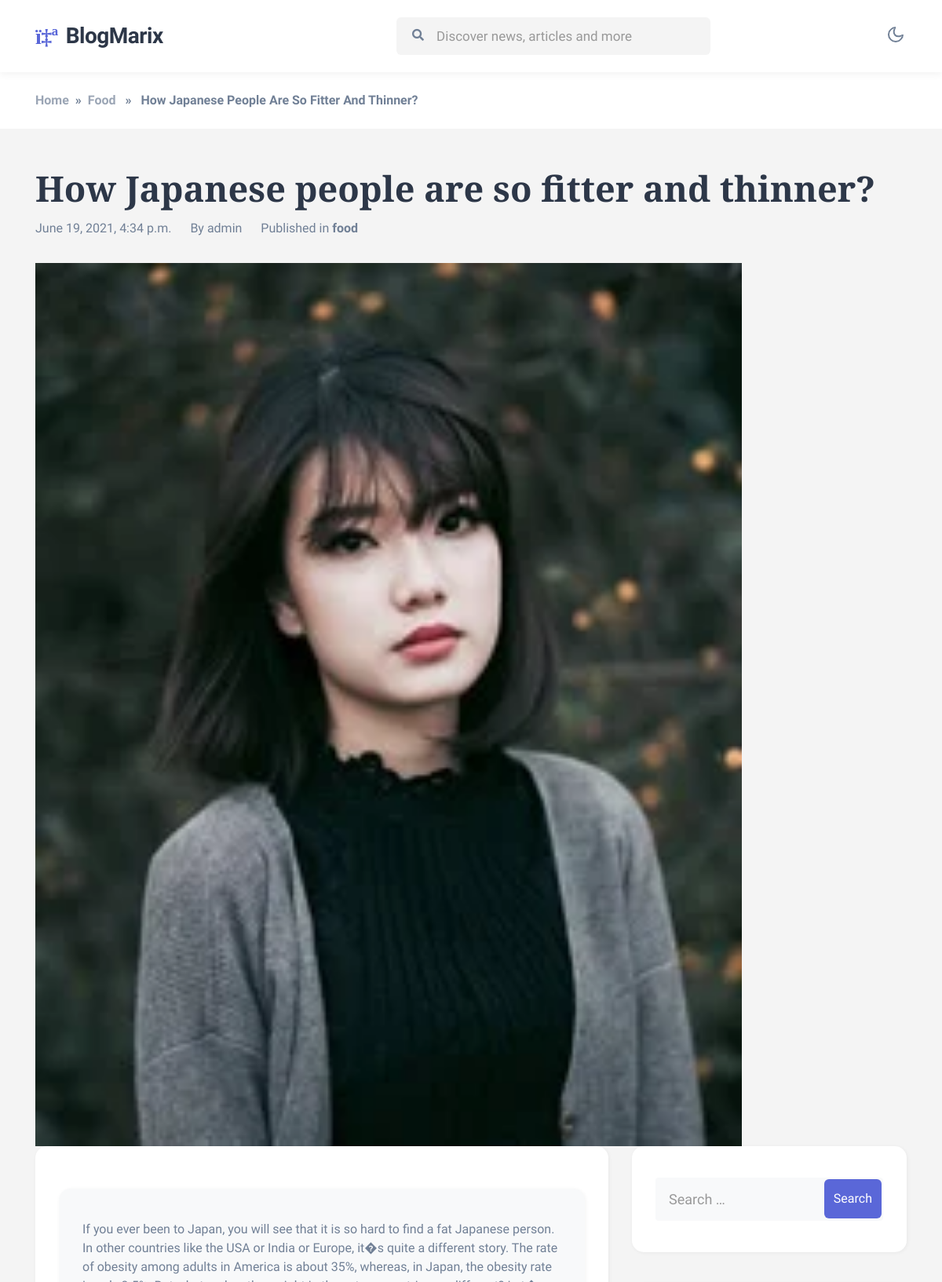
The app's page /blog/2 (upper part), older data.
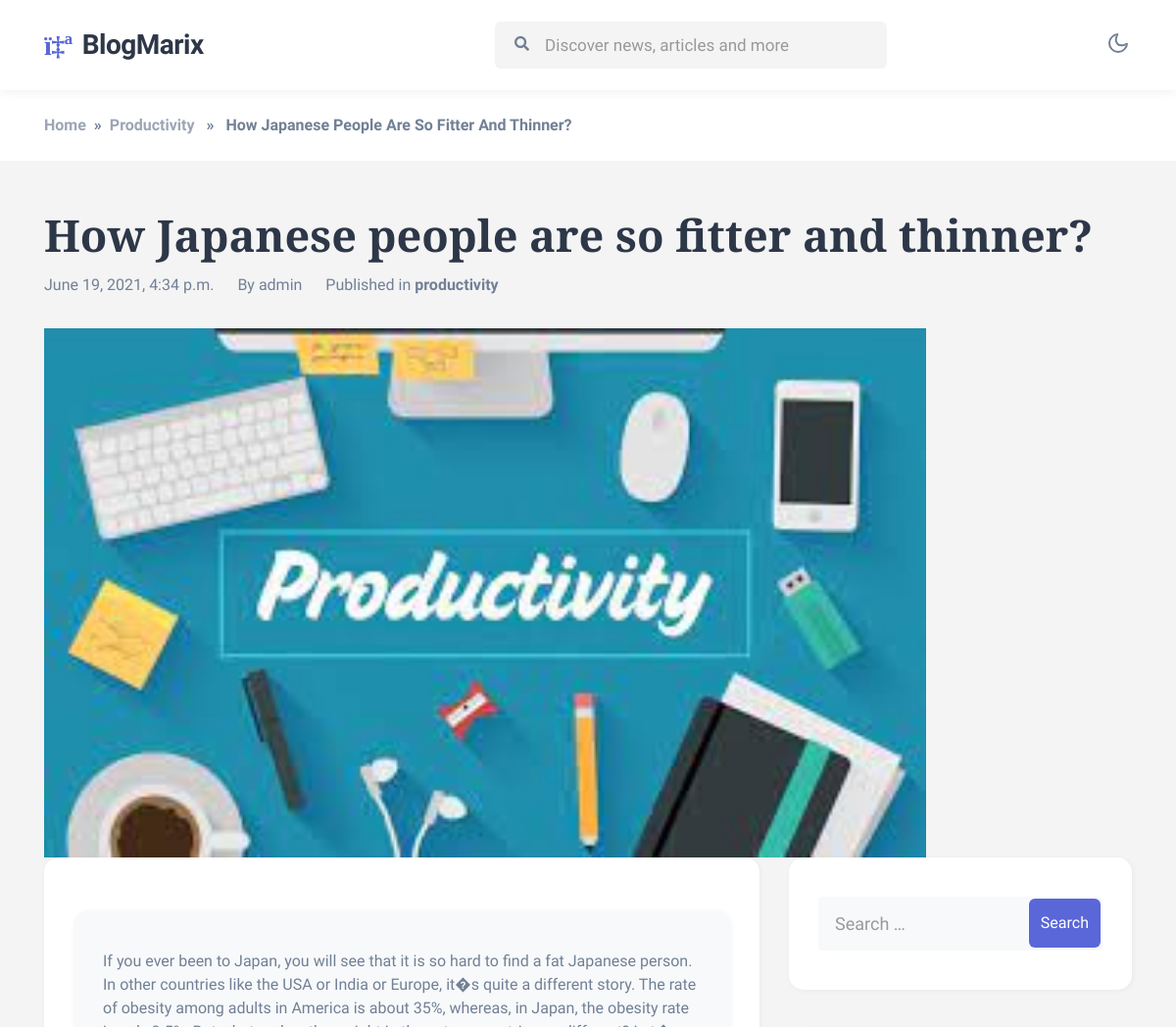
The same page, newer data.
### blogcodecs/models.py (models this page shows)
class blogs(models.Model):
    id = models.AutoField(primary_key=True)
    title = models.CharField(max_length=1000)
    image = models.ImageField()
    content = RichTextField(blank=True,null=True)
    submitedBy = models.ForeignKey(settings.AUTH_USER_MODEL,on_delete=models.CASCADE)
    dateUploaded = models.DateTimeField(auto_now_add=True)
    updatedOn = models.DateTimeField(auto_now_add=True)
    category = models.ForeignKey('category',on_delete=models.CASCADE)
    likes = models.IntegerField()
    def __str__(self):
        return self.title

class category(models.Model):
    id = models.AutoField(primary_key=True)
    name = models.CharField(max_length=500)
    def __str__(self):
        return self.name

### blogcodecs/views.py (the view)
# urls.py: path('blog/<str:id>',views.blogView),
def blogView(request,id):
    blogObject = blogs.objects.get(id=id)
    categories = category.objects.all()[:7]
    print(blogObject)
    context = {
        'blog':blogObject,
        'categories':categories
    }
    return render(request,'single.html',context)

### templates/single.html (shortened to what the changed rows need)
<!doctype html>
<html lang="en-US">
{% load static %}
<head>
    <link rel="stylesheet" href="{% static 'css/style-starter.css' %}">
    <link rel="stylesheet" href="{% static 'css/single.css' %}">
    <link rel="stylesheet" href="https://cdnjs.cloudflare.com/ajax/libs/font-awesome/5.15.3/css/all.min.css" />
</head>
<body id="top-gap-fixed-header" class="post-template-default single single-post postid-270 single-format-standard">
    <main id="primary" class="site-main">
        <article id="post-270" class="post-270 post type-post status-publish format-standard has-post-thumbnail hentry category-lifestyle">
            <header class="entry-header">
                <section class="w3l-breadcrumb">
                    <div class="container py-4">
                        <ul class="breadcrumbs-custom-path AllBreadcrumbs">
                            <a href="/" rel="nofollow">Home</a>&nbsp;&nbsp;&#187;&nbsp;&nbsp;<a href="/category/{{blog.category}}" rel="category tag">{{blog.category}}</a> &nbsp;&nbsp;&#187;&nbsp;&nbsp; {{blog.title}} </ul>
                    </div>
                </section>
            </header>
            <section class="text-11 pb-5">
                <div class="text11 py-lg-5 py-md-4">
                    <div class="container w3BlogLayout">
                        <div class="blog-title">
                            <h3 class="title-big">
                                {{blog.title}} </h3>
                            <ul class="blog-list">
                                <li>
                                    <p> {{blog.dateUploaded}}</p>
                                </li>
                                <li>
                                    <p> By {{blog.submitedBy}}
                                    </p>
                                </li>
                                <li>
                                    <p> Published in <a href="category/{{blog.category.id}}"><strong>{{blog.category.name}}</strong>
                                        </a>
                                    </p>
                                </li>
                            </ul>
                        </div>
                    </div>
                    <div class="container">
                        <div class="img">
                            <img src="/media/{{blog.image}}" alt="" class="" width="900px" height="600px">
                        </div>
            </section>
        </article>
</body>
</html>

Row changes from the older to the newer data that the page shows:
changed blogs "How Japanese people are so fitter and thinner?": category "Food" → "Productivity"; category.name "food" → "productivity"; image: a different picture
